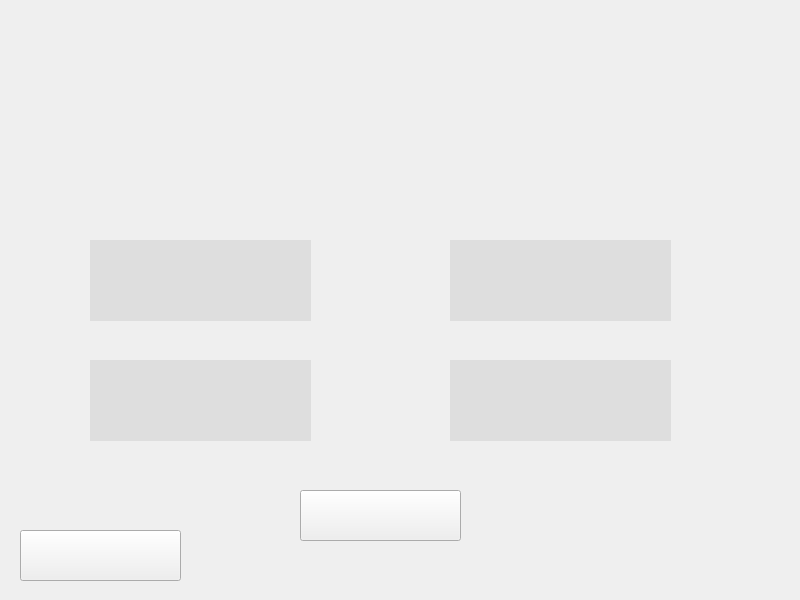
<?xml version="1.0" encoding="UTF-8"?>
<ui version="4.0">
 <class>Dialog</class>
 <widget class="QDialog" name="Dialog">
  <property name="geometry">
   <rect>
    <x>0</x>
    <y>0</y>
    <width>800</width>
    <height>600</height>
   </rect>
  </property>
  <property name="windowTitle">
   <string>Dialog</string>
  </property>
  <widget class="QLabel" name="label">
   <property name="geometry">
    <rect>
     <x>0</x>
     <y>0</y>
     <width>800</width>
     <height>600</height>
    </rect>
   </property>
   <property name="text">
    <string/>
   </property>
   <property name="pixmap">
    <pixmap>assets/TloGlowne.png</pixmap>
   </property>
   <property name="scaledContents">
    <bool>true</bool>
   </property>
  </widget>
  <widget class="QLabel" name="QuestionLabel">
   <property name="geometry">
    <rect>
     <x>140</x>
     <y>70</y>
     <width>500</width>
     <height>100</height>
    </rect>
   </property>
   <property name="font">
    <font>
     <pointsize>20</pointsize>
    </font>
   </property>
   <property name="text">
    <string/>
   </property>
   <property name="alignment">
    <set>Qt::AlignCenter</set>
   </property>
   <property name="wordWrap">
    <bool>true</bool>
   </property>
  </widget>
  <widget class="QPushButton" name="Answer1Button">
   <property name="geometry">
    <rect>
     <x>90</x>
     <y>240</y>
     <width>221</width>
     <height>81</height>
    </rect>
   </property>
   <property name="font">
    <font>
     <pointsize>16</pointsize>
    </font>
   </property>
   <property name="acceptDrops">
    <bool>false</bool>
   </property>
   <property name="layoutDirection">
    <enum>Qt::LeftToRight</enum>
   </property>
   <property name="autoFillBackground">
    <bool>false</bool>
   </property>
   <property name="styleSheet">
    <string notr="true">border-color: rgb(255,255,255);</string>
   </property>
   <property name="text">
    <string/>
   </property>
   <property name="checkable">
    <bool>false</bool>
   </property>
   <property name="flat">
    <bool>true</bool>
   </property>
  </widget>
  <widget class="QPushButton" name="Answer2Button">
   <property name="geometry">
    <rect>
     <x>450</x>
     <y>240</y>
     <width>221</width>
     <height>81</height>
    </rect>
   </property>
   <property name="font">
    <font>
     <pointsize>16</pointsize>
     <strikeout>false</strikeout>
     <kerning>true</kerning>
    </font>
   </property>
   <property name="mouseTracking">
    <bool>false</bool>
   </property>
   <property name="acceptDrops">
    <bool>false</bool>
   </property>
   <property name="toolTip">
    <string>&lt;html&gt;&lt;head/&gt;&lt;body&gt;&lt;p align=&quot;center&quot;&gt;&lt;br/&gt;&lt;/p&gt;&lt;/body&gt;&lt;/html&gt;</string>
   </property>
   <property name="layoutDirection">
    <enum>Qt::LeftToRight</enum>
   </property>
   <property name="autoFillBackground">
    <bool>false</bool>
   </property>
   <property name="text">
    <string/>
   </property>
   <property name="checkable">
    <bool>false</bool>
   </property>
   <property name="autoRepeat">
    <bool>false</bool>
   </property>
   <property name="autoDefault">
    <bool>true</bool>
   </property>
   <property name="default">
    <bool>false</bool>
   </property>
   <property name="flat">
    <bool>true</bool>
   </property>
  </widget>
  <widget class="QPushButton" name="Answer3Button">
   <property name="geometry">
    <rect>
     <x>90</x>
     <y>360</y>
     <width>221</width>
     <height>81</height>
    </rect>
   </property>
   <property name="font">
    <font>
     <pointsize>16</pointsize>
    </font>
   </property>
   <property name="text">
    <string/>
   </property>
   <property name="flat">
    <bool>true</bool>
   </property>
  </widget>
  <widget class="QPushButton" name="Answer4Button">
   <property name="geometry">
    <rect>
     <x>450</x>
     <y>360</y>
     <width>221</width>
     <height>81</height>
    </rect>
   </property>
   <property name="font">
    <font>
     <pointsize>16</pointsize>
    </font>
   </property>
   <property name="text">
    <string/>
   </property>
   <property name="flat">
    <bool>true</bool>
   </property>
  </widget>
  <widget class="QPushButton" name="NextButton">
   <property name="geometry">
    <rect>
     <x>300</x>
     <y>490</y>
     <width>161</width>
     <height>51</height>
    </rect>
   </property>
   <property name="text">
    <string/>
   </property>
   <property name="icon">
    <iconset>
     <normaloff>assets/Chapters/Topics/dalej.png</normaloff>assets/Chapters/Topics/dalej.png</iconset>
   </property>
   <property name="iconSize">
    <size>
     <width>161</width>
     <height>51</height>
    </size>
   </property>
  </widget>
  <widget class="QPushButton" name="QuitTestButton">
   <property name="geometry">
    <rect>
     <x>20</x>
     <y>530</y>
     <width>161</width>
     <height>51</height>
    </rect>
   </property>
   <property name="text">
    <string/>
   </property>
   <property name="icon">
    <iconset>
     <normaloff>assets/Chapters/Topics/ZakonczTest.png</normaloff>assets/Chapters/Topics/ZakonczTest.png</iconset>
   </property>
   <property name="iconSize">
    <size>
     <width>161</width>
     <height>51</height>
    </size>
   </property>
  </widget>
  <widget class="QLabel" name="Answer1Label">
   <property name="geometry">
    <rect>
     <x>90</x>
     <y>240</y>
     <width>221</width>
     <height>81</height>
    </rect>
   </property>
   <property name="font">
    <font>
     <pointsize>16</pointsize>
    </font>
   </property>
   <property name="styleSheet">
    <string notr="true">background-color: rgb(222, 222, 222);</string>
   </property>
   <property name="text">
    <string/>
   </property>
   <property name="alignment">
    <set>Qt::AlignCenter</set>
   </property>
   <property name="wordWrap">
    <bool>true</bool>
   </property>
  </widget>
  <widget class="QLabel" name="Answer2Label">
   <property name="geometry">
    <rect>
     <x>450</x>
     <y>240</y>
     <width>221</width>
     <height>81</height>
    </rect>
   </property>
   <property name="font">
    <font>
     <pointsize>16</pointsize>
    </font>
   </property>
   <property name="styleSheet">
    <string notr="true">background-color: rgb(222, 222, 222);</string>
   </property>
   <property name="text">
    <string/>
   </property>
   <property name="alignment">
    <set>Qt::AlignCenter</set>
   </property>
   <property name="wordWrap">
    <bool>true</bool>
   </property>
  </widget>
  <widget class="QLabel" name="Answer3Label">
   <property name="geometry">
    <rect>
     <x>90</x>
     <y>360</y>
     <width>221</width>
     <height>81</height>
    </rect>
   </property>
   <property name="font">
    <font>
     <pointsize>16</pointsize>
    </font>
   </property>
   <property name="styleSheet">
    <string notr="true">background-color: rgb(222, 222, 222);</string>
   </property>
   <property name="text">
    <string/>
   </property>
   <property name="alignment">
    <set>Qt::AlignCenter</set>
   </property>
   <property name="wordWrap">
    <bool>true</bool>
   </property>
  </widget>
  <widget class="QLabel" name="Answer4Label">
   <property name="geometry">
    <rect>
     <x>450</x>
     <y>360</y>
     <width>221</width>
     <height>81</height>
    </rect>
   </property>
   <property name="font">
    <font>
     <pointsize>16</pointsize>
    </font>
   </property>
   <property name="styleSheet">
    <string notr="true">background-color: rgb(222, 222, 222);</string>
   </property>
   <property name="text">
    <string>&lt;html&gt;&lt;head/&gt;&lt;body&gt;&lt;p&gt;&lt;br/&gt;&lt;/p&gt;&lt;/body&gt;&lt;/html&gt;</string>
   </property>
   <property name="alignment">
    <set>Qt::AlignCenter</set>
   </property>
   <property name="wordWrap">
    <bool>true</bool>
   </property>
  </widget>
  <zorder>label</zorder>
  <zorder>QuestionLabel</zorder>
  <zorder>NextButton</zorder>
  <zorder>QuitTestButton</zorder>
  <zorder>Answer1Label</zorder>
  <zorder>Answer1Button</zorder>
  <zorder>Answer2Label</zorder>
  <zorder>Answer2Button</zorder>
  <zorder>Answer3Label</zorder>
  <zorder>Answer3Button</zorder>
  <zorder>Answer4Label</zorder>
  <zorder>Answer4Button</zorder>
 </widget>
 <resources/>
 <connections/>
</ui>
